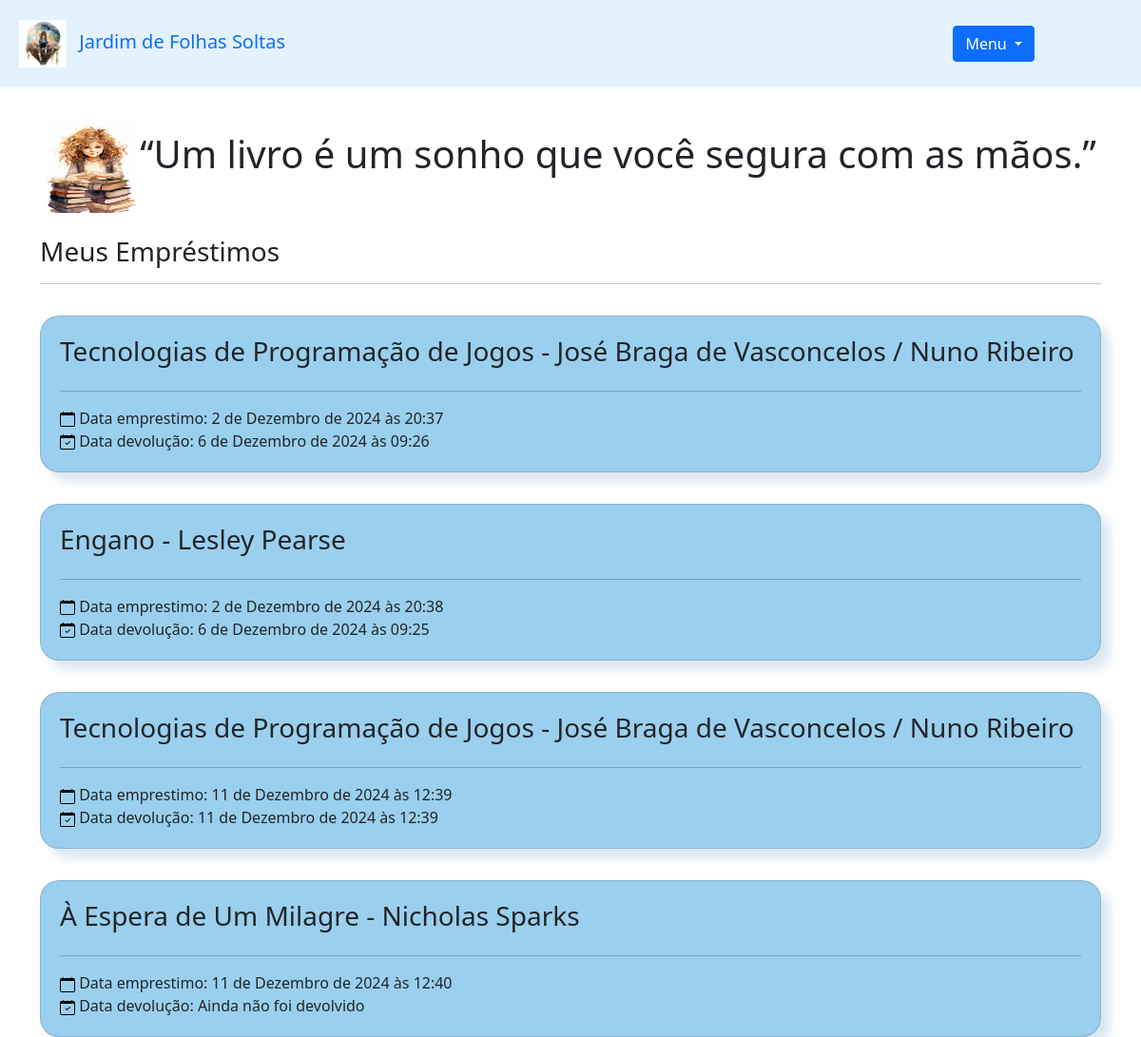
/livro/meus_emprestimos/ (signed in), run on an earlier commit of the app's database.
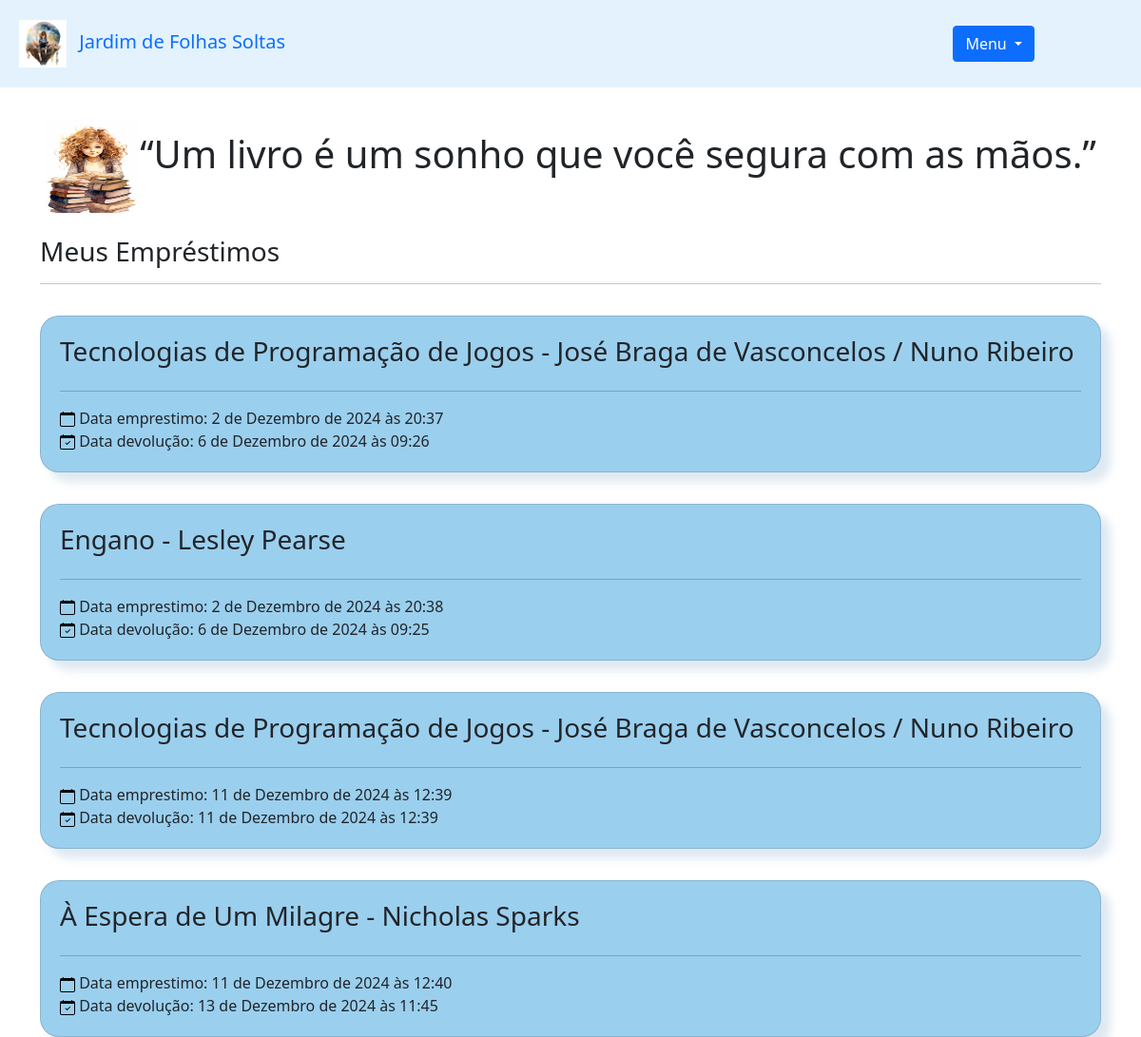
And on a later commit of the database.
### livro/models.py (models this page shows, shortened)
class Emprestimos(models.Model):
    choices = (
        ('P', 'Péssimo'),
        ('R', 'Ruim'),
        ('B', 'Bom'),
        ('O', 'Ótimo'),
        ('E', 'Excelente'),
    )
    nome_emprestado = models.ForeignKey(Utilizador, on_delete = models.DO_NOTHING, blank = True, null = True)
    nome_emprestado_anonimo = models.CharField(max_length = 50, blank = True, null = True)
    data_emprestimo = models.DateTimeField(default=datetime.datetime.now)
    data_devolucao = models.DateTimeField(blank = True, null = True)
    livro = models.ForeignKey(Livros, on_delete = models.DO_NOTHING, blank = True, null = True)
    avaliacao = models.CharField(max_length = 1, choices = choices, blank = True, null = True) #o campo pode estar em branco e ainda assim ser válido
    class Meta:
        verbose_name = 'Emprestimo' #nome do modelo no admin, para aparecer no admin como Emprestimo

class Livros(models.Model):
    img = models.ImageField(upload_to = 'capa_livro/', null = True, blank = True) # criar um campo para a imagem do livro
    nome = models.CharField(max_length = 100)
    autor = models.CharField(max_length = 100)
    co_autor = models.CharField(max_length = 30, blank = True) # o campo pode estar em branco e ainda assim ser válido
    data_registo = models.DateField(default = date.today)
    emprestado = models.BooleanField(default = False)
    isbn = models.CharField(max_length = 20)
    editora = models.CharField(max_length = 100)
    ano = models.IntegerField()
    categoria = models.ForeignKey(Categoria, on_delete = models.PROTECT) # criar uma chave estrangeira para a categoria, on_delete = models.PROTECT significa que se a categoria for deletada, o livro não será deletado
    utilizador = models.ForeignKey(Utilizador, on_delete = models.PROTECT) # criar uma chave estrangeira para o utilizador, on_delete = models.PROTECT significa que se o utilizador for deletado, o livro não será deletado
    estado_leitura = models.CharField(max_length = 20, choices =
                                      [('nao_lido', 'Não Lido'),
                                       ('a_ler', 'A Ler'),
                                       ('lido', 'Lido'),
                                       ('emprestado', 'Emprestado'),
                                       ('entregue', 'Entregue')])
    class Meta:
        verbose_name = 'Livro' #nome do modelo no admin
    def __str__(self):
            return f"{self.nome} - {self.autor}" #mostrar o nome do livro no admin

### livro/views.py (the view)
# urls.py: path('meus_emprestimos/', views.meus_emprestimos, name='meus_emprestimos'), #cria a rota meus_emprestimos e chama a função meus_emprestimos do arquivo views.py, é necessário passar o id do livro como 
def meus_emprestimos(request):
    utilizador = Utilizador.objects.get(id = request.session['utilizador'])
    emprestimos = Emprestimos.objects.filter(nome_emprestado = utilizador)
    form = RegistoLivro()
    form.fields['utilizador'].initial = request.session['utilizador'] #preencher o campo nome do formulário com o nome do utilizador
    form.fields['categoria'].queryset = Categoria.objects.filter(utilizador = utilizador) #preencher o campo categoria do formulário com a categoria com o id 1
    form_categoria = CategoriaLivro()
    return render(request, 'meus_emprestimos.html', {'utilizador_autenticado': request.session['utilizador'],
                                                      'emprestimos': emprestimos, 'form': form,
                                                      'form_categoria': form_categoria})

### jardim_de_folhas_soltas/context_processors.py (called while the page is built)
def global_vars(request):
    return {
        'some_global_var': 'value',
    }

### livro/models.py (called while the page is built)
    def __str__(self) -> str:
        return self.nome

### livro/templates/meus_emprestimos.html (shortened to what this page needs)
{% extends "base.html" %}
{% block 'conteudo' %}
    <div class="container">
        <br>
        <h3>Meus Empréstimos</h3>
        <hr>
        {% for emprestimo in emprestimos %}
            <div class="card">
                <div class="titulo">
                    <h3>{{emprestimo.livro}}</h3>
                </div>
                <hr>
                <div class="body">
                    <label>&nbspData emprestimo: {{emprestimo.data_emprestimo}}</label>
                <br>
                    <label>&nbspData devolução: {% if emprestimo.data_devolucao %}{{emprestimo.data_devolucao}}{% else %}Ainda não foi devolvido{% endif %}</label>
                </div>
            </div>
        {% endfor %}
    </div>
{% endblock %}

What changed in the data, as far as the page shows it:
changed Emprestimos "À Espera de Um Milagre - Nicholas Sparks": data_devolucao (not shown) → "13 de Dezembro de 2024 às 11:45"; no longer shows "Ainda não foi devolvido"
